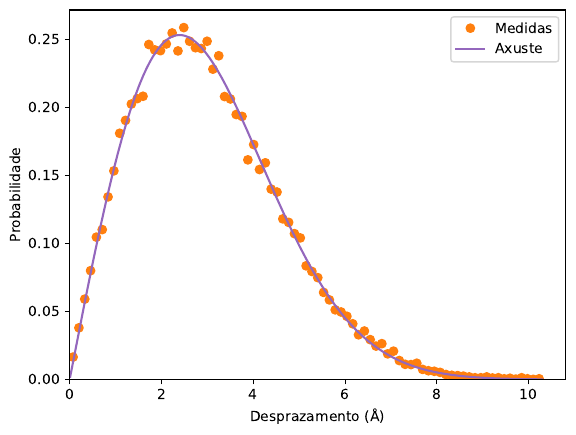

This figure's Python source:
import numpy as np
import matplotlib.pyplot as plt
import pandas as pd
from scipy.optimize import curve_fit
import uncertainties as unc

plt.ion()

tau = 1
rayleigh = lambda d, D : d/(2*D*tau) * np.exp(-d**2/(4*D*tau))

data = pd.read_csv("exs_extras/position.csv", index_col = 0)

time_tau_index = data["Time (ns)"] >= 4000 + tau
time_index = data["Time (ns)"] < 5000 - tau

disps = pd.DataFrame()
disps["Dx (A)"] = data[time_tau_index]["X (A)"].values - data[time_index]["X (A)"].values
disps["Dy (A)"] = data[time_tau_index]["Y (A)"].values - data[time_index]["Y (A)"].values

disps["d (A)"] = np.sqrt(disps["Dx (A)"]**2 + disps["Dy (A)"]**2)

hist, bin_edges = np.histogram(disps["d (A)"], bins = "auto", density = True)
bin_centers = (bin_edges[1:] + bin_edges[:-1])/2
popt, pcov = curve_fit(rayleigh, bin_centers, hist)

results = unc.ufloat(popt[0], pcov[0][0])

fig, ax = plt.subplots()

d_lin = np.linspace(np.min(disps["d (A)"].values), np.max(disps["d (A)"].values), 1000)

ax.plot(bin_centers, hist, "o", color = "tab:orange", label = "Medidas")
ax.plot(d_lin, rayleigh(d_lin, *popt), ls = "solid", color = "tab:purple", label = "Axuste")

ax.set_xlim(left = 0)
ax.set_ylim(bottom = 0)

ax.set_xlabel(r"Desprazamento (Å)")
ax.set_ylabel("Probabilidade")

ax.legend(loc = "best")

#fig.savefig("exs_extras/ex1.pdf", dpi = 300, bbox_inches = "tight")
plt.show()

print(r"$D$ (Å$^2$ ns$^{-1}$)")
print(f"{results:.2uL}")
